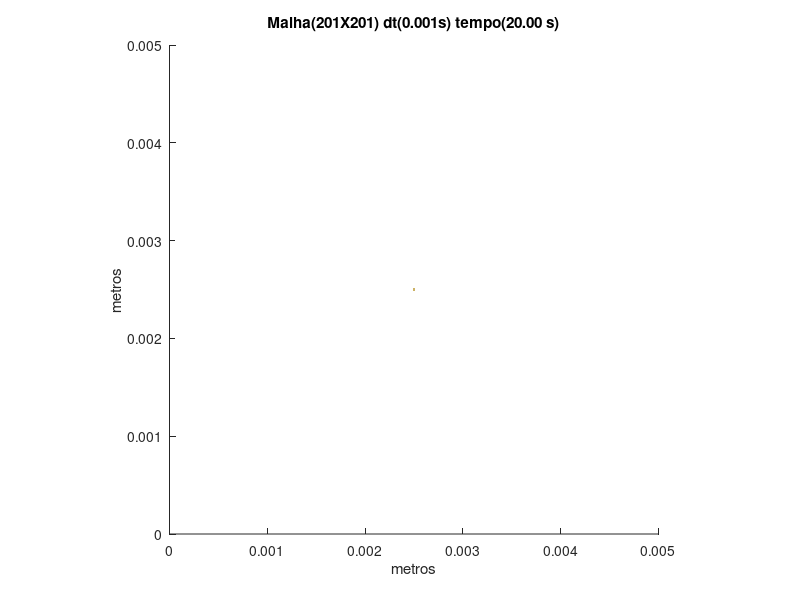

The MATLAB script that drew this image:
set (gca,'PlotBoxAspectRatio',[1 1 1],'Xlim',[0,0.005],'Ylim',[0,0.005])
hold on
title('Malha(201X201) dt(0.001s) tempo(20.00 s)')
hold on
ylabel('metros')
hold on
xlabel('metros')
hold on

fill([0.00248756218905473 0.00248756218905473 0.00251243781094527 0.00251243781094527],[0.00248756218905473 0.00251243781094527 0.00251243781094527 0.00248756218905473],[0.8,0.7,0.4],'LineStyle','none')
